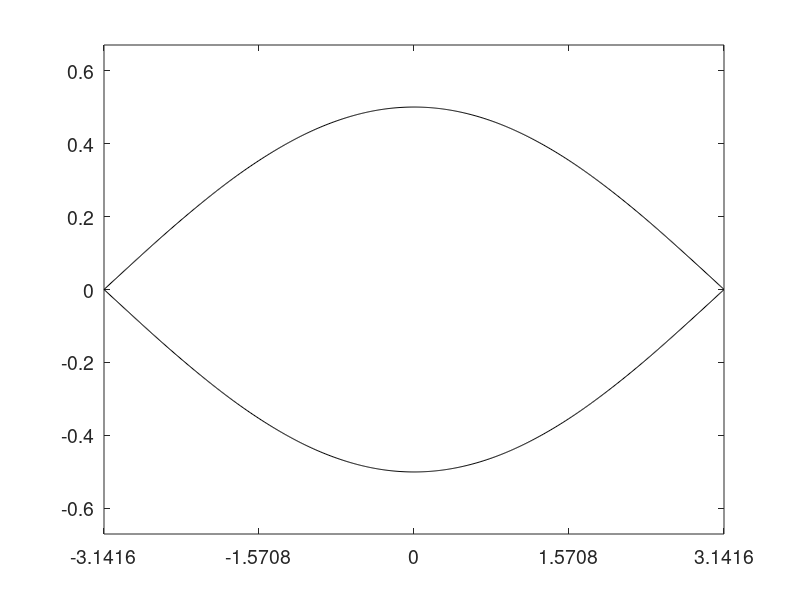

Source code (MATLAB): (Note: this script raises an error after producing the figure.)
% filamentation.m, V. Ziemann
clear all; close all
Omegas=0.25; Ts=2*pi/Omegas; % synchrotron frequency
dt=0.2*Ts;     % adjust time step
N=100;      % number of particles
x0=[0.0,0.4]; dx=[0.3,0.1];  % center and spread of distribution
phi=-pi:0.01:pi; separatrix=2*Omegas*cos(0.5*phi);
hold off; plot(phi,separatrix,'k',phi,-separatrix,'k')
axis([-pi,pi,-0.67,0.67]); hold on; pause(0.001)
set(gca,'xtick',[-pi,-pi/2,0,pi/2,pi],'fontsize',14, ...
  'xticklabels',{'-\pi','-\pi/2','0','\pi/2','\pi'})
text(-2.8,-0.57,['After ',num2str(dt/Ts),' T_s'],'fontsize',16)
for k=1:N   % loop over particles
  x=x0+(rand(1,2)-0.5).*dx;  plot(x(1),x(2),'g.');
  x1=pendulumtracker(x,Omegas,dt); plot(x1(1),x1(2),'k.');
  pause(0.001)
end
